Frame 1 (no input): blank canvas, image omitted
Frame 60 (no input): blank canvas, image omitted
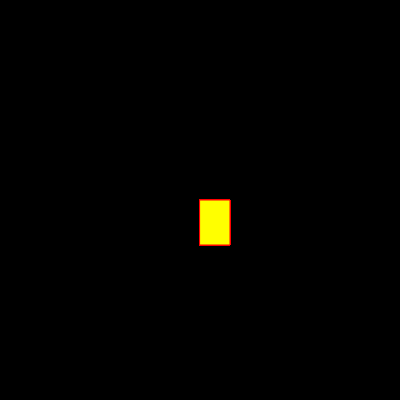
Frame 120 (the mouse pressed at the canvas centre since frame 60)

The p5.js sketch whose frames 1 and 60 were blank and that drew this single picture after the mouse press (run headless with seeded random() and noise() and a simulated clock; from frame 60 on, the mouse is pressed at the canvas centre):

// p5.js sketch
// ── sketch.js
function setup() {
    createCanvas(400, 400);
    background("black");
  }
  
  function draw() {
    stroke("red");
    fill("yellow");
    
    if(mouseIsPressed){
    rect(mouseX, mouseY, 30, 45);
    }
  }
